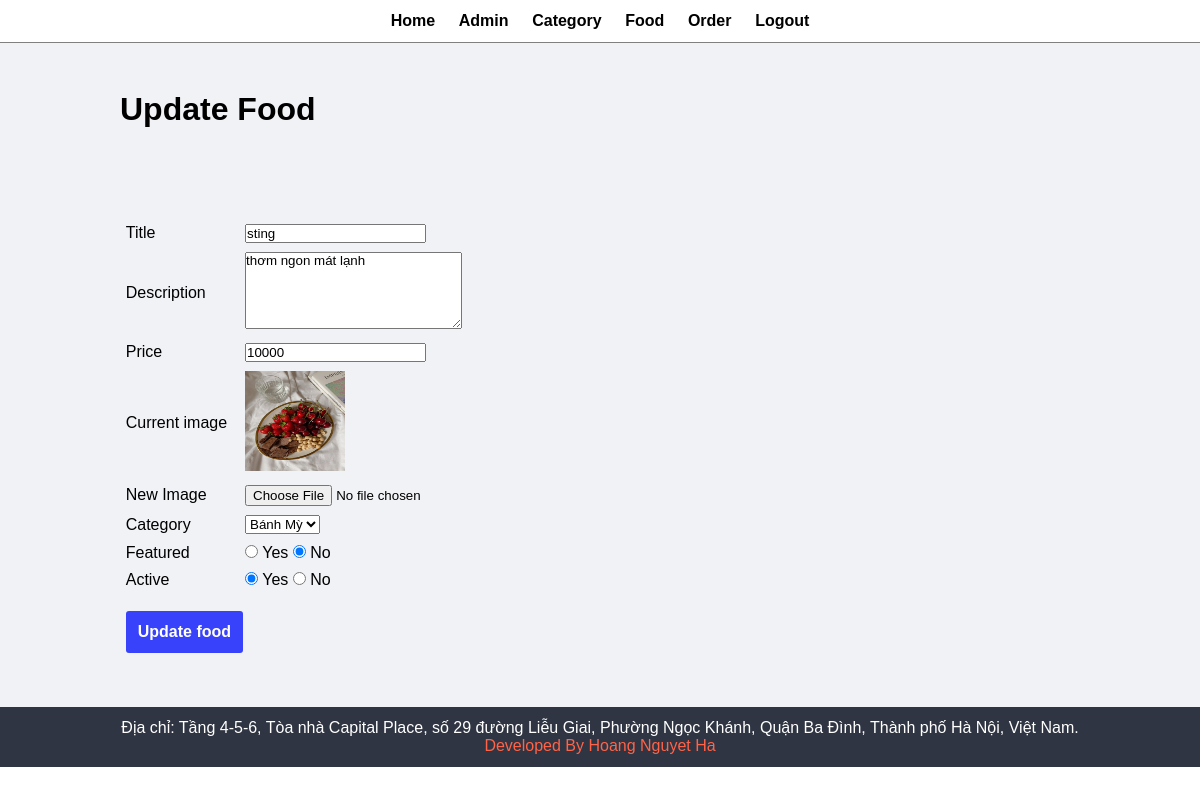
Page /admin/update_food.php?id=35 (signed in) on the committed database.
### tables this page shows
CREATE TABLE `tbl_food` (
  `id` int(10) UNSIGNED NOT NULL,
  `title` varchar(50) NOT NULL,
  `description` text NOT NULL,
  `price` double NOT NULL,
  `image_name` varchar(50) NOT NULL,
  `category_id` int(10) UNSIGNED NOT NULL,
  `featured` varchar(50) NOT NULL,
  `active` varchar(50) NOT NULL
);

### admin/update_food.php (the view, shortened to what this page needs)
<?php
include("detail/menu.php") ?>
<?php
    if(isset($_GET['id'])) {
        $id = $_GET['id'];
        $sql2 = "SELECT * FROM tbl_food WHERE id = $id";
        $res2 = mysqli_query($conn,$sql2);
        $row2 = mysqli_fetch_assoc($res2);
        $title = $row2['title'];
        $description = $row2['description'];
        $price = $row2['price'];
        $current_image = $row2['image_name'];
        $featured = $row2['featured'];
        $active = $row2['active'];
    }else {
        header("location: ".SITEURL."admin/manage_food.php");
    }
?>
<div class="main-content">
    <div class="wrapper">
        <h1>Update Food</h1>
        <br><br>
        <br><br><br>
        <form action="" method="POST" enctype="multipart/form-data">
            <table class="tbl-30">
                <tr>
                    <td>Title</td>
                    <td>
                        <input type="text" name="title" value="<?php echo $title; ?>">
                    </td>
                </tr>
                <tr>
                    <td>Description</td>
                    <td>
                        <textarea name="description" id="description" cols="25" rows="5"><?php echo $description; ?></textarea>
                    </td>
                </tr>
                <tr>
                    <td>Price</td>
                    <td>
                        <input type="text" name="price" value="<?php echo $price; ?>">
                    </td>
                </tr>
                <tr>
                    <td>Current image</td>
                    <td>
                        <?php
                        if ($current_image != "") {
                            ?>
                                <img src="<?php echo SITEURL; ?>images/food/<?php echo $current_image;?>" width="100px" height="100px">
                            <?php
                        } else {
                            echo '<div class="error">Image not added</div>';
                        }
                        ?>
                    </td>
                </tr>
                <tr>
                    <td>New Image</td>
                    <td>
                        <input type="file" name="image">
                    </td>
                </tr>
                <tr>
                    <td>Category</td>
                    <td>
                        <select name="category" >
                            <?php
                                $sql = "SELECT * FROM tbl_category WHERE active = 'Yes'";
                                $res = mysqli_query($conn , $sql);
                                $count = mysqli_num_rows($res);
                                if ($count > 0) {
                                    while ($row = mysqli_fetch_array($res)) {
                                        $category_title = $row['title'];
                                        $category_id = $row['id'];
                                        ?>
                                            echo '<option value="<?php echo $category_id?>"><?php echo $category_title?></option>';
                                        <?php
                                    }
                                }else {
                                    ?>
                                        echo '<option value="0" class="error">Category not Invailable !</option>';
                                    <?php
                                }
                            ?>
                        </select>
                    </td>
                </tr>
                <tr>
                    <td>Featured</td>
                    <td>
                        <input <?php if($featured == "Yes") {echo "checked" ;}?> type="radio" name="featured" value="Yes"> Yes
                        <input <?php if($featured == "No") {echo "checked" ;}?> type="radio" name="featured" value="No"> No
                    </td>
                </tr>
                <tr>
                    <td>Active</td>
                    <td>
                        <input <?php if($active == "Yes") {echo "checked" ;}?> type="radio" name="active" value="Yes"> Yes
                        <input <?php if($active == "No") {echo "checked" ;}?> type="radio" name="active" value="No"> No
                    </td>
                </tr>
                    <tr>
                        <td>
                            <form action="your_update_food_handler.php" method="post">
                                <input type="submit" name="submit" value="Update food" class="btn-primary" style="padding: 12px; margin-top: 12px;">
                            </form>
                        </td>
                    </tr>
            </table>
        </form>
    </div>
</div>
<?php
include("detail/footer.php") ;
?>

### css/admin.css (style rules this page uses)
* { margin: 0; padding: 0; font-family: Arial, Helvetica, sans-serif; }
.wrapper { padding: 1%; width: 80%; margin: 0 auto; }
.tbl-30 { width: 30%; }
table tr td { padding: 1% ; }
.btn-primary { background-color: #3742fa ; padding: 1%; font-size: 16px; font-weight: 600; color: white; text-decoration: none; font-weight: 600; border: none; border-radius: 3px; cursor: pointer; }
.main-content { background-color:#f1f2f6; padding: 3% 0; }

### rows in the picture
tbl_food: title "sting", description "thơm ngon mát lạnh", price "10000", image_name (picture), featured "☑", active "☑"

### other values in the picture
form field category "Bánh Mỳ"
